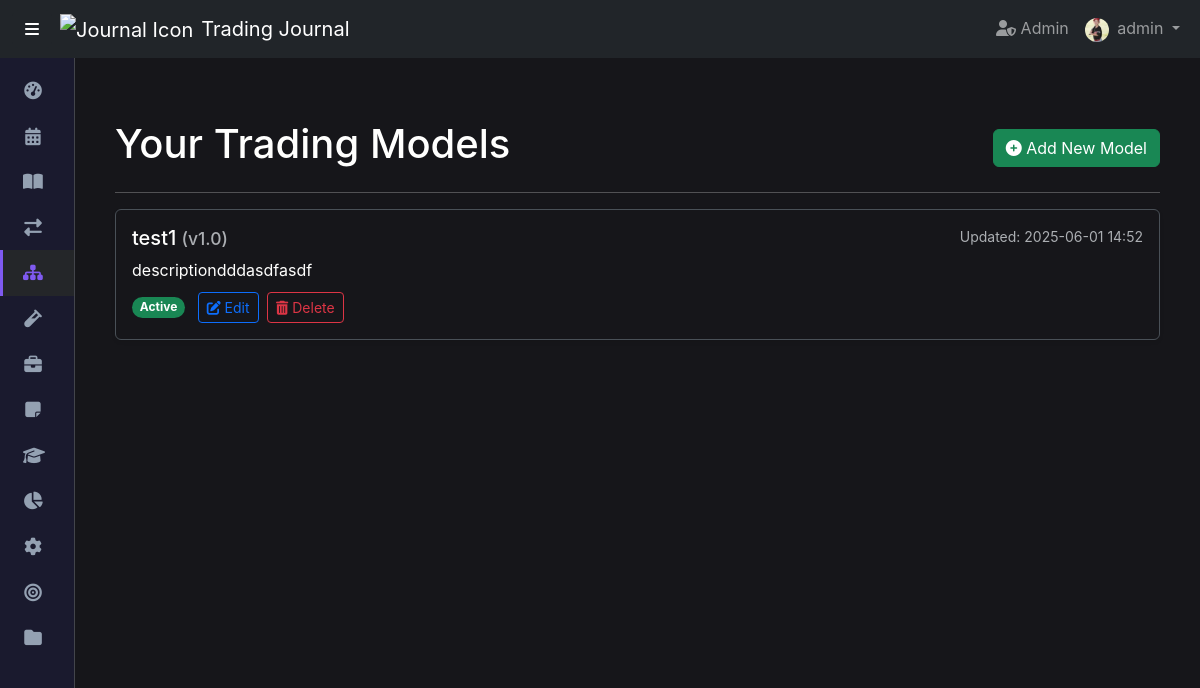
The page /trading_models/ (signed in) on the database its author committed.
### app/models.py (models this page shows, shortened)
class User(db.Model, UserMixin):
    __tablename__ = 'user'
    id = db.Column(db.Integer, primary_key=True)
    username = db.Column(db.String(80), unique=True, nullable=False, index=True)
    email = db.Column(db.String(120), unique=True, nullable=False, index=True)
    password_hash = db.Column(db.String(256), nullable=False)
    name = db.Column(db.String(100), nullable=True)
    role = db.Column(db.Enum(UserRole), nullable=False, default=UserRole.USER)
    created_at = db.Column(db.DateTime, nullable=False, default=datetime.utcnow)
    updated_at = db.Column(db.DateTime, nullable=True, onupdate=datetime.utcnow)
    last_login = db.Column(db.DateTime, nullable=True)
    is_active = db.Column(db.Boolean, nullable=False, default=True)
    profile_picture = db.Column(db.String(200), nullable=True) # Path relative to static/profile_pics
    bio = db.Column(db.Text, nullable=True)
    is_email_verified = db.Column(db.Boolean, nullable=False, server_default='0') # Use server_default for new DBs
    activities = db.relationship('Activity', backref='user', lazy='dynamic', cascade='all, delete-orphan')
    files = db.relationship('File', backref='user', lazy='dynamic', cascade='all, delete-orphan')
    settings = db.relationship('Settings', backref='user', uselist=False, cascade='all, delete-orphan')
    api_keys = db.relationship('ApiKey', backref='user', lazy='dynamic', cascade='all, delete-orphan')
    trading_models = db.relationship('TradingModel', backref='user', lazy='dynamic')
    trades = db.relationship('Trade', backref='user', lazy='dynamic')
    daily_journals = db.relationship('DailyJournal', backref='user', lazy='dynamic')
    weekly_journals = db.relationship('WeeklyJournal', backref='user', lazy='dynamic')
    monthly_journals = db.relationship('MonthlyJournal', backref='user', lazy='dynamic')
    quarterly_journals = db.relationship('QuarterlyJournal', backref='user', lazy='dynamic')
    yearly_journals = db.relationship('YearlyJournal', backref='user', lazy='dynamic')
    def is_admin(self): return self.role == UserRole.ADMIN

class TradingModel(db.Model):
    __tablename__ = 'trading_model'
    id = db.Column(db.Integer, primary_key=True)
    name = db.Column(db.String(150), nullable=False)
    version = db.Column(db.String(50), nullable=True)
    is_active = db.Column(db.Boolean, default=True, nullable=False)
    overview_logic = db.Column(db.Text, nullable=True)
    primary_chart_tf = db.Column(db.String(50), nullable=True)
    execution_chart_tf = db.Column(db.String(50), nullable=True)
    context_chart_tf = db.Column(db.String(50), nullable=True)
    technical_indicators_used = db.Column(db.Text, nullable=True)
    chart_patterns_used = db.Column(db.Text, nullable=True)
    price_action_signals = db.Column(db.Text, nullable=True)
    key_levels_identification = db.Column(db.Text, nullable=True)
    volume_analysis_notes = db.Column(db.Text, nullable=True)
    fundamental_analysis_notes = db.Column(db.Text, nullable=True)
    instrument_applicability = db.Column(db.Text, nullable=True)
    session_applicability = db.Column(db.Text, nullable=True)
    optimal_market_conditions = db.Column(db.Text, nullable=True)
    sub_optimal_market_conditions = db.Column(db.Text, nullable=True)
    entry_trigger_description = db.Column(db.Text, nullable=True)
    stop_loss_strategy = db.Column(db.Text, nullable=True)
    take_profit_strategy = db.Column(db.Text, nullable=True)
    min_risk_reward_ratio = db.Column(db.Float, nullable=True)
    position_sizing_rules = db.Column(db.Text, nullable=True)
    scaling_in_out_rules = db.Column(db.Text, nullable=True)
    trade_management_breakeven_rules = db.Column(db.Text, nullable=True)
    trade_management_trailing_stop_rules = db.Column(db.Text, nullable=True)
    trade_management_partial_profit_rules = db.Column(db.Text, nullable=True)
    trade_management_adverse_price_action = db.Column(db.Text, nullable=True)
    model_max_loss_per_trade = db.Column(db.String(100), nullable=True)
    model_max_daily_loss = db.Column(db.String(100), nullable=True)
    model_max_weekly_loss = db.Column(db.String(100), nullable=True)
    model_consecutive_loss_limit = db.Column(db.String(100), nullable=True)
    model_action_on_max_drawdown = db.Column(db.Text, nullable=True)
    pre_trade_checklist = db.Column(db.Text, nullable=True)
    order_types_used = db.Column(db.Text, nullable=True)
    broker_platform_notes = db.Column(db.Text, nullable=True)
    execution_confirmation_notes = db.Column(db.Text, nullable=True)
    post_trade_routine_model = db.Column(db.Text, nullable=True)
    strengths = db.Column(db.Text, nullable=True)
    weaknesses = db.Column(db.Text, nullable=True)
    backtesting_forwardtesting_notes = db.Column(db.Text, nullable=True)
    refinements_learnings = db.Column(db.Text, nullable=True)
    created_at = db.Column(db.DateTime, default=dt.utcnow)
    updated_at = db.Column(db.DateTime, default=dt.utcnow, onupdate=dt.utcnow)
    user_id = db.Column(db.Integer, db.ForeignKey('user.id', name='fk_tradingmodel_user'), nullable=False, index=True)
    __table_args__ = (db.UniqueConstraint('user_id', 'name', name='uq_user_tradingmodel_name'),)

### app/blueprints/trading_models_bp.py (the view)
@trading_models_bp.route('/')
@login_required
def view_trading_models_list():
    current_app.logger.info(f"User {current_user.username} viewing their trading models list.")
    models = TradingModel.query.filter_by(user_id=current_user.id).order_by(TradingModel.name).all()
    return render_template('view_trading_models_list.html', models=models, title="Your Trading Models")

### app/templates/models/view_trading_models_list.html (shortened to what this page needs)
{% extends "base.html" %}
{% block content %}
<div class="container mt-4">
    <div class="d-flex justify-content-between align-items-center mb-3">
        <h1>{{ title or "Your Trading Models" }}</h1>
        <a href="{{ url_for('trading_models.add_trading_model') }}" class="btn btn-success">
            <i class="fas fa-plus-circle"></i> Add New Model
        </a>
    </div>
    <hr>
    {% if models %}
        <div class="list-group">
            {% for model in models %}
                <div class="list-group-item list-group-item-action flex-column align-items-start mb-3 p-3 shadow-sm border rounded">
                    <div class="d-flex w-100 justify-content-between">
                        <h5 class="mb-1">{{ model.name }} {% if model.version %}<span class="text-muted small">(v{{ model.version }})</span>{% endif %}</h5>
                        <small class="text-muted">
                            {% if model.updated_at %}
                                Updated: {{ model.updated_at.strftime('%Y-%m-%d %H:%M') }}
                            {% else %}
                                Created: {{ model.created_at.strftime('%Y-%m-%d %H:%M') }}
                            {% endif %}
                        </small>
                    </div>
                    <p class="mb-2 mt-1">
                        {% if model.overview_logic %}
                            {{ model.overview_logic[:200] }}{% if model.overview_logic|length > 200 %}...{% endif %}
                        {% else %}
                            <span class="text-muted">No overview provided.</span>
                        {% endif %}
                    </p>
                    <div class="mt-2">
                        <span class="badge rounded-pill {% if model.is_active %}bg-success{% else %}bg-secondary{% endif %} me-2">
                            {% if model.is_active %}Active{% else %}Inactive{% endif %}
                        </span>
                        <a href="{{ url_for('trading_models.edit_trading_model', model_id=model.id) }}" class="btn btn-sm btn-outline-primary me-1">
                            <i class="fas fa-edit"></i> Edit
                        </a>
                        <form method="POST" action="{{ url_for('trading_models.delete_trading_model', model_id=model.id) }}" style="display:inline;" onsubmit="return confirm('Are you sure you want to delete the trading model \'{{ model.name }}\'? This action cannot be undone.');">
                            <button type="submit" class="btn btn-sm btn-outline-danger">
                                <i class="fas fa-trash-alt"></i> Delete
                            </button>
                        </form>
                    </div>
                </div>
            {% endfor %}
        </div>
    {% else %}
        <div class="alert alert-info mt-3" role="alert">
            You haven't added any trading models yet. Why not <a href="{{ url_for('trading_models.add_trading_model') }}" class="alert-link">add your first one now</a>?
        </div>
    {% endif %}
</div>
{% endblock %}

### app/templates/base.html (shortened to what this page needs)
<!DOCTYPE html>
<html lang="en" data-bs-theme="{{ theme if theme else 'dark' }}">
<head>
    <link href="https://cdn.jsdelivr.net/npm/bootstrap@5.3.2/dist/css/bootstrap.min.css" rel="stylesheet">
    <link rel="stylesheet" href="https://cdnjs.cloudflare.com/ajax/libs/font-awesome/6.5.2/css/all.min.css" />
    <link rel="stylesheet" href="{{ url_for('static', filename='css/style.css') }}">
</head>
<body class="d-flex flex-column min-vh-100">
    <nav class="navbar navbar-expand-lg navbar-dark bg-dark fixed-top">
        <div class="container-fluid">
            {% if current_user.is_authenticated %}
            <button class="btn btn-dark me-2" type="button" id="menuToggle" title="Toggle Sidebar">
                <i class="fas fa-bars"></i>
            </button>
            {% endif %}
            <a class="navbar-brand d-flex align-items-center" href="{{ url_for('main.index') }}">
                <img src="{{ url_for('static', filename='images/icon.png') }}" alt="Journal Icon"
                     class="navbar-brand-icon me-2">
                Trading Journal
            </a>
            <div class="collapse navbar-collapse" id="topNavbarContent">
                <ul class="navbar-nav ms-auto">
                    {% if current_user.is_authenticated %}
                        {% if current_user.is_admin() %}
                        <li class="nav-item">
                            <a class="nav-link {% if request.blueprint == 'admin' %}active{% endif %}" href="{{ url_for('admin.show_admin_dashboard') }}" title="Admin Panel">
                                <i class="fas fa-user-shield"></i> <span class="d-none d-md-inline">Admin</span>
                            </a>
                        </li>
                        {% endif %}
                        <li class="nav-item dropdown">
                            <a class="nav-link dropdown-toggle " href="#" id="navbarUserDropdownTopRight" role="button" data-bs-toggle="dropdown" aria-expanded="false">
                                {% if current_user.profile_picture and current_user.profile_picture != 'default.jpg' %}
                                    <img src="{{ url_for('static', filename=config.get('PROFILE_PICS_FOLDER_REL', 'profile_pics') + '/' + current_user.profile_picture) }}?v={{ range(1,100000)|random }}" alt="User Avatar" class="rounded-circle me-1" style="width: 24px; height: 24px; object-fit: cover;">
                                {% else %}
                                     <i class="fas fa-user-circle fa-lg me-1"></i>
                                {% endif %}
                                <span class="d-none d-md-inline">{{ current_user.username if current_user.username else 'User' }}</span>
                            </a>
                        </li>
                    {% endif %}
                </ul>
            </div>
        </div>
    </nav>
    <div class="app-body-container d-flex flex-grow-1">
        {% if current_user.is_authenticated %}
        <aside class="sidebar sidebar-initializing">
            <nav class="sidebar-nav flex-grow-1">
                <ul>
                    <li><a href="{{ url_for('main.index') }}" class="{{ 'active' if request.endpoint == 'main.index' else '' }}"><i class="fas fa-tachometer-alt icon"></i><span class="label">Dashboard</span></a></li>
                    <li class="has-submenu">
                        <a href="#"><i class="fas fa-calendar-alt icon"></i><span class="label">Calendar</span><span class="arrow"></span></a>
                    </li>
                    <li class="has-submenu">
                        <a href="#"><i class="fas fa-book-open icon"></i><span class="label">Journal</span><span class="arrow"></span></a>
                    </li>
                    <li><a href="{{ url_for('trades.view_trades_list') }}" class="{{ 'active' if request.blueprint == 'trades' else '' }}"><i class="fas fa-exchange-alt icon"></i><span class="label">Trades</span></a></li>
                    <li><a href="{{ url_for('trading_models.view_trading_models_list') }}" class="{{ 'active' if request.blueprint == 'trading_models' else '' }}"><i class="fas fa-sitemap icon"></i><span class="label">Trade Models</span></a></li>
                    <li><a href="#"><i class="fas fa-vial icon"></i><span class="label">Backtesting (Soon)</span></a></li>
                    <li class="has-submenu">
                        <a href="#"><i class="fas fa-briefcase icon"></i><span class="label">Business Plan</span><span class="arrow"></span></a>
                    </li>
                    <li><a href="#"><i class="fas fa-sticky-note icon"></i><span class="label">Notes (Soon)</span></a></li>
                    <li><a href="#"><i class="fas fa-graduation-cap icon"></i><span class="label">Continuing Ed (Soon)</span></a></li>
                    <li class="has-submenu">
                        <a href="#"><i class="fas fa-chart-pie icon"></i><span class="label">Statistics & Charts</span><span class="arrow"></span></a>
                    </li>
                    <li><a href="{{ url_for('settings.view_settings') }}" class="{{ 'active' if request.blueprint == 'settings' else '' }}"><i class="fas fa-cog icon"></i><span class="label">Settings</span></a></li>
                    <li><a href="#"><i class="fas fa-bullseye icon"></i><span class="label">Goals (Soon)</span></a></li>
                    <li><a href="{{ url_for('files.user_my_files') }}" class="{{ 'active' if request.blueprint == 'files' and request.endpoint == 'files.user_my_files' else '' }}"><i class="fas fa-folder icon"></i><span class="label">My Files</span></a></li>
                </ul>
            </nav>
        </aside>
        {% endif %}
        <main class="main-content flex-grow-1">
             <div class="container-fluid content-wrapper py-4">
                {% block content %}{% endblock %}
            </div>
        </main>
    </div>
</body>
</html>

### rows shown on the page
User: profile_picture (picture), username "admin"
TradingModel: name "test1", version "1.0", updated_at "2025-06-01 14:52", overview_logic "descriptiondddasdfasdf", is_active "Active"

### other values the page prints
{{ title or "Your Trading Models" }} "Your Trading Models"
